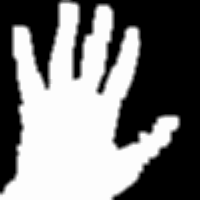
#> input picture dataset/train/paper/paper1.png, 200 x 200 px, given in place of the camera
$ python capture_train.py
#> lines starting #> are read from the running program, lines starting #| are printed output that depends on the picture; after the words box and inside, x2 and y2 are one past the last pixel; in counts of white or black regions, pixels touching at a corner belong together
import numpy as np
import cv2
import os

#variables
cap = cv2.VideoCapture(0)
img_counter = 1
path = 'C:\\Users\\Administrator\\RPS\\dataset\\'


kernel = np.ones((3, 3))/9

while(True):
    ret, frame = cap.read()
#> frame is the input picture: shape (200, 200, 3); min 0, max 253, mean 123
    #Draw box to detect left side
    cv2.rectangle(frame, (0,100), (300,400), (0,255,0), 0)
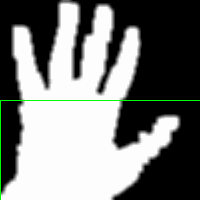
#> frame: shape (200, 200, 3); 0.75% of pixels changed, all inside (x1, y1, x2, y2) = (0, 100, 200, 200)

    #Draw box to detect right side
    cv2.rectangle(frame, (301,101), (640,400), (0,0,255), 0)

    # Display the resulting frame
    cv2.imshow('frame',frame )

    roi = frame[100:400 , 0:300] #Interest left box area
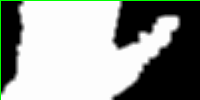
#> roi: shape (100, 200, 3); mean B, G, R 151.6, 155.4, 151.6
    roi2 = frame[102:400 , 302:640] #Interest right box area
#> roi2 = empty array

    lower = np.array([0,20,70], dtype = np.uint8)
    upper = np.array([20,255,255], dtype = np.uint8)

    hsv = cv2.cvtColor(roi, cv2.COLOR_BGR2HSV)
#> hsv: shape (100, 200, 3); mean H, S, V 0.9, 3.8, 155.4
    mask = cv2.inRange(hsv, lower, upper)
#> mask: shape (100, 200); every value is 0
    mask = cv2.dilate(mask, kernel, iterations  = 3)
    mask = cv2.GaussianBlur(mask, (5,5), 100)


#> (the run stopped early here; a loop or call above may not have finished)

$ run again, on dataset/train/paper/paper130.png
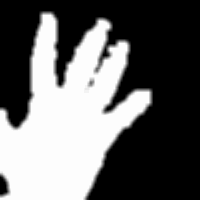
#> input picture dataset/train/paper/paper130.png, 200 x 200 px, given in place of the camera
#> frame is the input picture: shape (200, 200, 3); min 0, max 253, mean 101.6
#> `cv2.rectangle(frame, (0,100), (300,400), (0,255,0), 0)`:
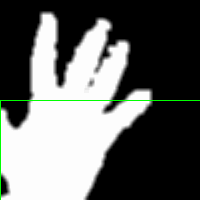
#> frame: shape (200, 200, 3); 0.75% of pixels changed, all inside (x1, y1, x2, y2) = (0, 100, 200, 200)
#> `roi = frame[100:400 , 0:300]`:
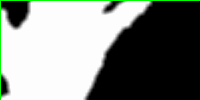
#> roi: shape (100, 200, 3); mean B, G, R 130.2, 134, 130.2
#> roi2 = empty array
#> hsv: shape (100, 200, 3); mean H, S, V 0.9, 3.8, 134
#> mask: shape (100, 200); every value is 0

$ run again, on dataset/train/paper/paper131.png
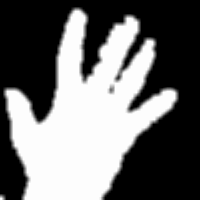
#> input picture dataset/train/paper/paper131.png, 200 x 200 px, given in place of the camera
#> frame is the input picture: shape (200, 200, 3); min 0, max 253, mean 108.5
#> `cv2.rectangle(frame, (0,100), (300,400), (0,255,0), 0)`:
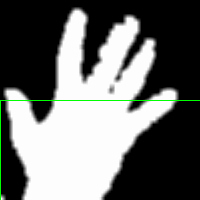
#> frame: shape (200, 200, 3); 0.75% of pixels changed, all inside (x1, y1, x2, y2) = (0, 100, 200, 200)
#> `roi = frame[100:400 , 0:300]`:
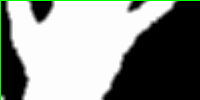
#> roi: shape (100, 200, 3); mean B, G, R 139.6, 143.4, 139.6
#> roi2 = empty array
#> hsv: shape (100, 200, 3); mean H, S, V 0.9, 3.8, 143.4
#> mask: shape (100, 200); every value is 0
